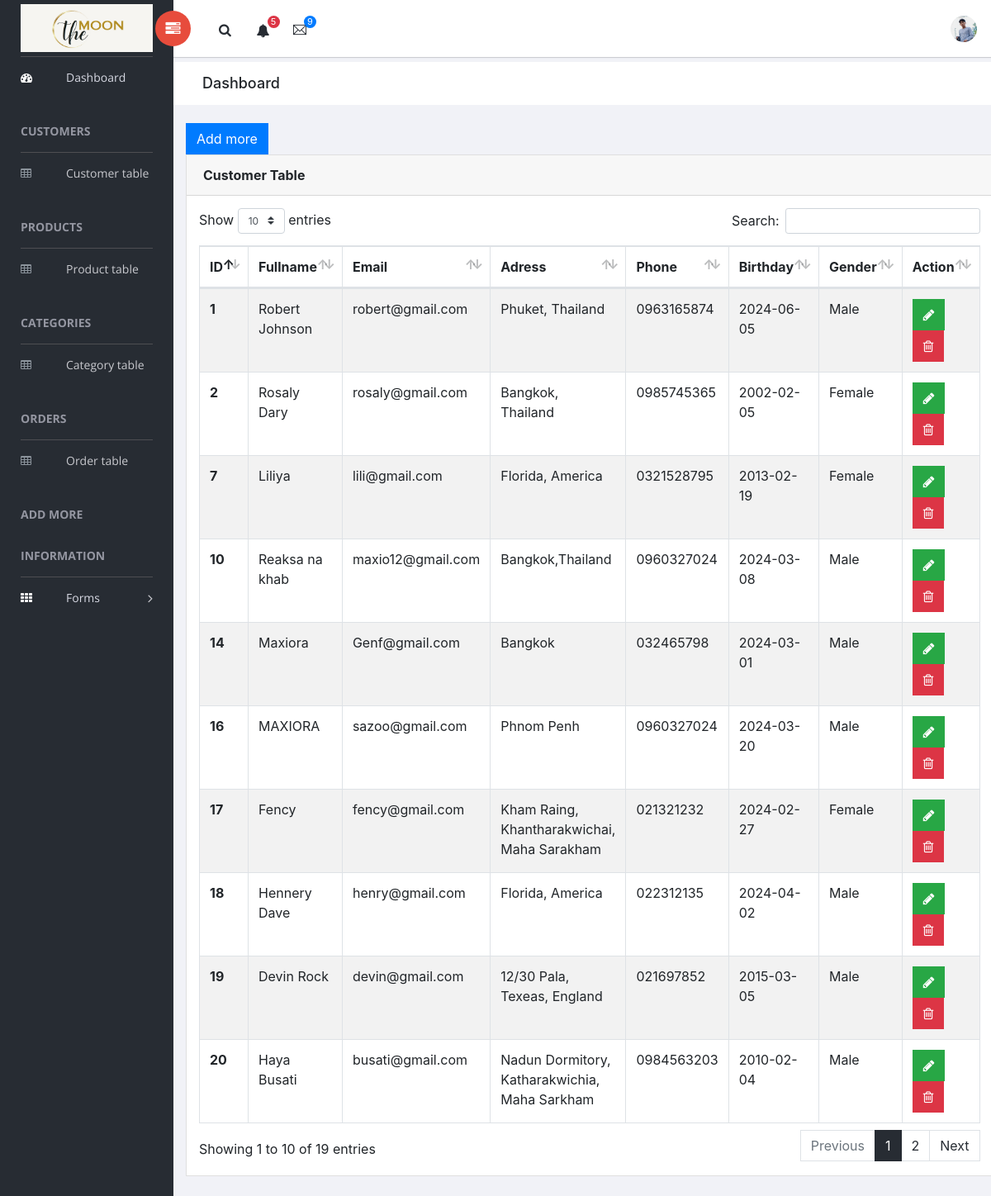
Screenshot of /Admin/tables-customer.php (signed in) with the database file from the repository.
### tables this page shows
CREATE TABLE `customer` (
  `c_id` int(7) NOT NULL,
  `gender` varchar(10) NOT NULL,
  `c_name` varchar(100) NOT NULL,
  `c_password` varchar(100) NOT NULL,
  `c_email` varchar(100) NOT NULL,
  `c_address` varchar(100) NOT NULL,
  `c_phone` varchar(100) NOT NULL,
  `c_regDate` timestamp NOT NULL DEFAULT current_timestamp(),
  `update_at` timestamp NOT NULL DEFAULT current_timestamp(),
  `c_dob` date NOT NULL,
  `urole` varchar(100) NOT NULL
);

### Admin/tables-customer.php (the view, shortened to what this page needs)
<?php
    include ("include/config.php");
?>
<!doctype html>
<html class="no-js" lang="en">
<head>
    <link rel="stylesheet" href="vendors/bootstrap/dist/css/bootstrap.min.css">
    <link rel="stylesheet" href="vendors/font-awesome/css/font-awesome.min.css">
    <link rel="stylesheet" href="vendors/themify-icons/css/themify-icons.css">
    <link rel="stylesheet" href="vendors/flag-icon-css/css/flag-icon.min.css">
    <link rel="stylesheet" href="vendors/selectFX/css/cs-skin-elastic.css">
    <link rel="stylesheet" href="vendors/datatables.net-bs4/css/dataTables.bootstrap4.min.css">
    <link rel="stylesheet" href="vendors/datatables.net-buttons-bs4/css/buttons.bootstrap4.min.css">
    <link rel="stylesheet" href="assets/css/style.css">
</head>
<body>
    <?php
            include ("include/sidebar.php");
    ?>
    <div id="right-panel" class="right-panel">
        <header id="header" class="header">
            <div class="header-menu">
                <div class="col-sm-7">
                    <a id="menuToggle" class="menutoggle pull-left"><i class="fa fa fa-tasks"></i></a>
                    <div class="header-left">
                        <button class="search-trigger"><i class="fa fa-search"></i></button>
                        <div class="dropdown for-notification">
                            <button class="btn btn-secondary dropdown-toggle" type="button" id="notification" data-toggle="dropdown" aria-haspopup="true" aria-expanded="false">
                                <i class="fa fa-bell"></i>
                                <span class="count bg-danger">5</span>
                            </button>
                        </div>
                        <div class="dropdown for-message">
                            <button class="btn btn-secondary dropdown-toggle" type="button"
                                id="message"
                                data-toggle="dropdown" aria-haspopup="true" aria-expanded="false">
                                <i class="ti-email"></i>
                                <span class="count bg-primary">9</span>
                            </button>
                        </div>
                    </div>
                </div>
                <div class="col-sm-5">
                    <div class="user-area dropdown float-right">
                        <a href="#" class="dropdown-toggle" data-toggle="dropdown" aria-haspopup="true" aria-expanded="false">
                            <img class="user-avatar rounded-circle" src="images/admin.jpeg" alt="User Avatar">
                        </a>
                    </div>
                    <div class="language-select dropdown" id="language-select">
                        <a class="dropdown-toggle" href="#" data-toggle="dropdown"  id="language" aria-haspopup="true" aria-expanded="true">
                            <i class="flag-icon flag-icon-us"></i>
                        </a>
                    </div>
                </div>
            </div>
        </header>
        <div class="breadcrumbs">
            <div class="col-sm-4">
                <div class="page-header float-left">
                    <div class="page-title">
                        <h1>Dashboard</h1>
                    </div>
                </div>
            </div>
        </div>
        <div class="content mt-3">
        <a href="add-customer.php"><button type="submit" class="btn btn-primary ">Add more</button></a>
            <div class="animated fadeIn">
                <div class="row">
                    <div class="col-md-12">
                        <div class="card">
                            <div class="card-header">
                                <strong class="card-title">Customer Table</strong>
                            </div>
                            <div class="card-body">
                                <table id="bootstrap-data-table-export" class="table table-striped table-bordered">
                                    <thead>
                                        <tr>
                                            <th scope="col">ID</th>
                                            <th scope="col">Fullname</th>
                                            <th scope="col">Email</th>
                                            <th scope="col">Adress</th>
                                            <th scope="col">Phone</th>
                                            <th scope="col">Birthday</th>
                                            <th scope="col">Gender</th>
                                            <th scope="col">Action</th>
                                        </tr>
                                    </thead>
                                    <tbody>
                                    <?php
                                        $sql = "SELECT * FROM `customer`";
                                        $result = mysqli_query($conn,$sql);
                                        while ($row = mysqli_fetch_assoc($result)){
                                            ?>
                                        <tr>
                                            <th scope="row"><?=$row['c_id']?></th>
                                            <td><?=$row['c_name']?></td>
                                            <td><?=$row['c_email']?></td>
                                            <td><?=$row['c_address']?></td>
                                            <td><?=$row['c_phone']?></td>
                                            <td><?=$row['c_dob']?></td>
                                            <td><?=$row['gender']?></td>
                                            <td>
                                                <a href="update-customer.php?cid=<?=$row['c_id'];?> " onClick="return confirm('Are you sure to UPDATE this customer?');">
                                                    <button type="button" class="btn btn-success">
                                                        <i class="fa fa-pencil"></i>
                                                    </button>
                                                </a>
                                                <a href="include/delete-customer.php?id=<?=$row['c_id'];?> " onClick="return confirm('Are you sure to DELETE this customer?');">
                                                    <button type="button" class="btn btn-danger">
                                                        <i class="fa fa-trash-o"></i>
                                                    </button>
                                                </a>
                                            </td>
                                        </tr>
                                        <?php
                                        }
                                    ?>
                                    </tbody>
                                </table>
                            </div>
                        </div>
                    </div>
                </div>
            </div>
        </div>
    </div>
</body>
</html>

### rows the page displays
customer: c_id "1", c_name "Robert Johnson", c_email "robert@gmail.com", c_address "Phuket, Thailand", c_phone "0963165874", c_dob "2024-06-05", gender "Male"
customer: c_id "2", c_name "Rosaly Dary", c_email "rosaly@gmail.com", c_address "Bangkok, Thailand", c_phone "0985745365", c_dob "2002-02-05", gender "Female"
customer: c_id "7", c_name "Liliya", c_email "lili@gmail.com", c_address "Florida, America", c_phone "0321528795", c_dob "2013-02-19", gender "Female"
customer: c_id "10", c_name "Reaksa na khab", c_email "maxio12@gmail.com", c_address "Bangkok,Thailand", c_phone "0960327024", c_dob "2024-03-08", gender "Male"
customer: c_id "14", c_name "Maxiora", c_email "Genf@gmail.com", c_address "Bangkok", c_phone "032465798", c_dob "2024-03-01", gender "Male"
customer: c_id "16", c_name "MAXIORA", c_email "sazoo@gmail.com", c_address "Phnom Penh", c_phone "0960327024", c_dob "2024-03-20", gender "Male"
customer: c_id "17", c_name "Fency", c_email "fency@gmail.com", c_address "Kham Raing, Khantharakwichai, Maha Sarakham", c_phone "021321232", c_dob "2024-02-27", gender "Female"
customer: c_id "18", c_name "Hennery Dave", c_email "henry@gmail.com", c_address "Florida, America", c_phone "022312135", c_dob "2024-04-02", gender "Male"
customer: c_id "19", c_name "Devin Rock", c_email "devin@gmail.com", c_address "12/30 Pala, Texeas, England", c_phone "021697852", c_dob "2015-03-05", gender "Male"
customer: c_id "20", c_name "Haya Busati", c_email "busati@gmail.com", c_address "Nadun Dormitory, Katharakwichia, Maha Sarkham", c_phone "0984563203", c_dob "2010-02-04", gender "Male"
